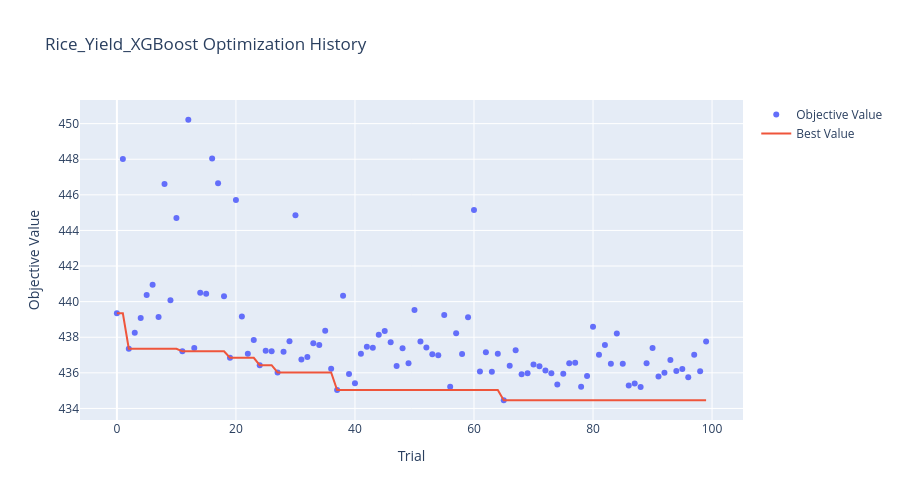
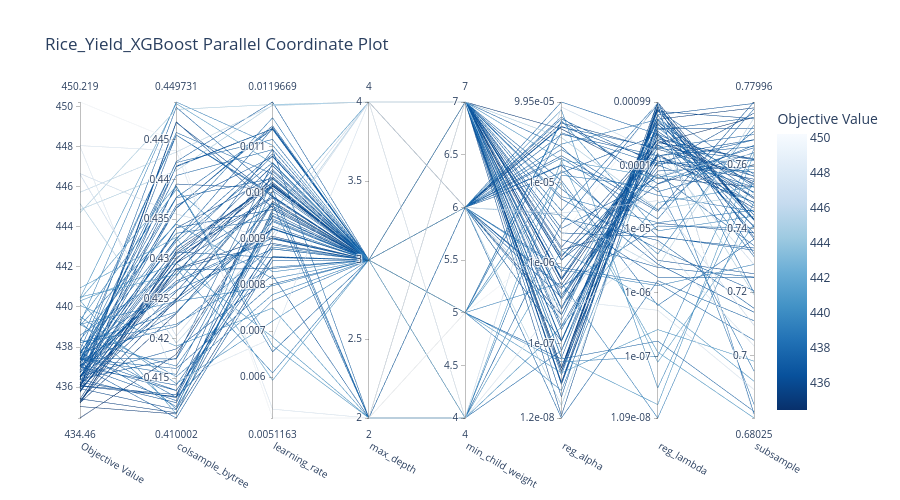
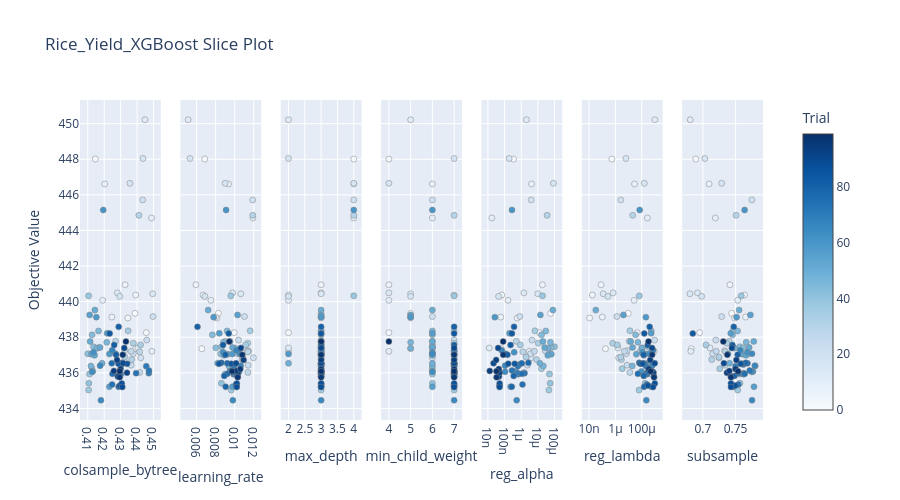
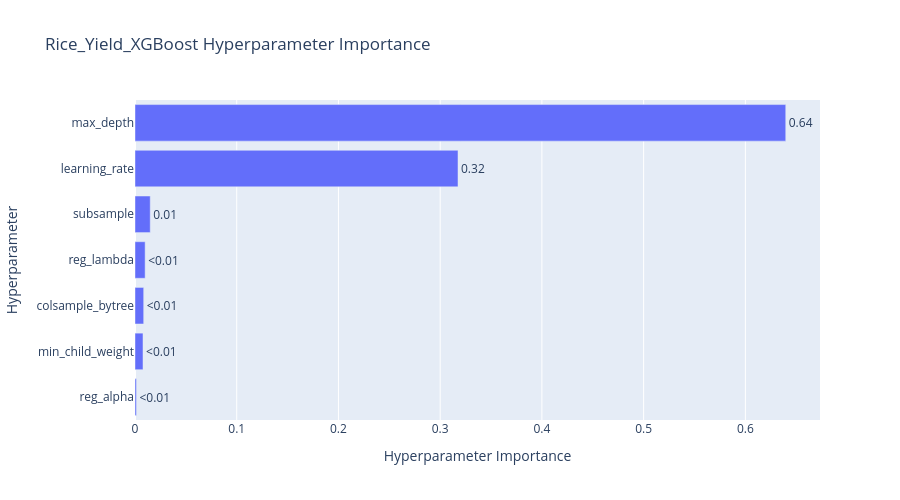

Source (notebook cell) for these figures, in order:
### Markdown cell above
### 5. Visualization
These plots show how the tuning went and which parameters were most important. It looks like Optuna found a few good combinations early on.

### Code cell
# --- OPTUNA VISUALIZATIONS ---
name = f"{CHOSEN_CROP.capitalize()}_Yield_XGBoost"

# 1. Optimization History
fig = plot_optimization_history(study)
fig.update_layout(title=f'{name} Optimization History', width=900, height=500)
fig.show()

# 2. Parallel Coordinate
fig = plot_parallel_coordinate(study)
fig.update_layout(title=f'{name} Parallel Coordinate Plot', width=900, height=500)
fig.show()

# 3. Slice Plot
fig = plot_slice(study)
fig.update_layout(title=f'{name} Slice Plot', width=900, height=500)
fig.show()

# 4. Parameter Importance
try:
    fig = plot_param_importances(study)
    fig.update_layout(title=f'{name} Hyperparameter Importance', width=900, height=500)
    fig.show()
except (ValueError, RuntimeError) as e:
    print(f'Could not plot parameter importance: {e}')
